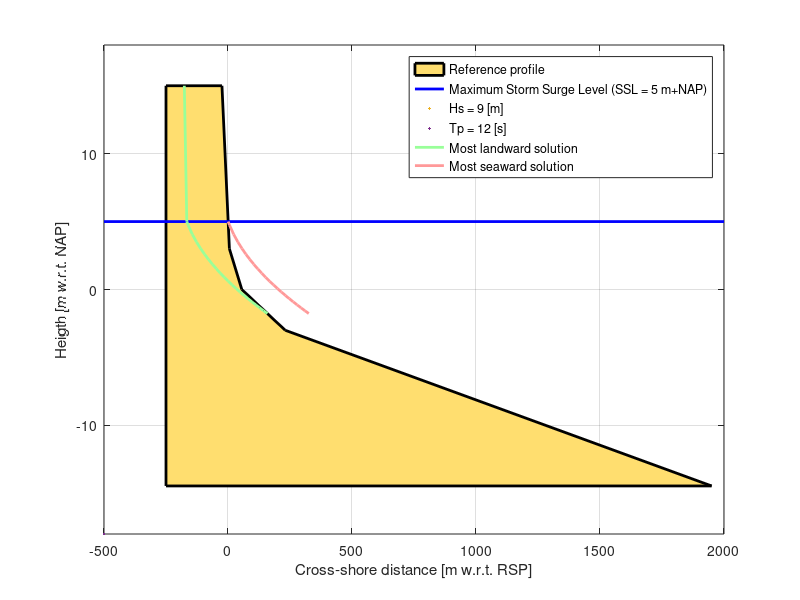

This figure's MATLAB source: (Note: this script raises an error after producing the figure.)
function testresult = getIterationBoundaries_test()
% GETITERATIONBOUNDARIES_TEST  Checks basic functionalities of getIterationBoundaries
%  
% This test checks the most basic functionalities of getIterationBoundaries. It should of course
% provide the correct boundaries, but also important.. It should not crash when there is no solution
% at all and it should provide us possible channel points that can influence the solution.
%
%   See also  getIterationBoundaries getDuneErosion DuneErosionSettings

%% Credentials
%   --------------------------------------------------------------------
%   2009 Deltares
%       Pieter van Geer
%
%       pieter.vangeer@deltares.nl	
%
%       Rotterdamseweg 185
%       2629 HD Delft
%       P.O. 177
%       2600 MH Delft
%
%   --------------------------------------------------------------------
% This test is part of <a href="http://OpenEarth.Deltares.nl">OpenEarthTools</a>.
% OpenEarthTools is an online collaboration to share and manage data and 
% programming tools in an open source, version controlled environment.
% Sign up to recieve regular updates of this function, and to contribute 
% your own tools.

%% Version <http://svnbook.red-bean.com/en/1.5/svn.advanced.props.special.keywords.html>
% Created: 20 Aug 2009
% Created with Matlab version: 7.8.0.347 (R2009a)

% $Id$
% $Date$
% $Author$
% $Revision$
% $HeadURL$
% $Keywords: $

%% $Description (Name = getIterationBoundaries function test)
% This test checks the basic functionalities of getIterationBoundaries. It should provide the
% correct boundaries, but also should not crash whem there is no solution. It involves 6 testcases:
%
% * Reference Profile
% * No points above the water line
% * Limited by lack of information at landward side
% * Limited by lack of information at seaward side
% * Limited by point of contact with the initial profile
% * Possible problems with a channel slope
%
% For more information see the documentation of the testcases individually

%% $RunCode
testresult(1) = SimpleProfile();
testresult(2) = ProfileBelowWl();
testresult(3) = CroppedLandward();
testresult(4) = ChannelSlope();
testresult(5) = CroppedSeaward();
testresult(6) = LWBByPointOfContact();

testresult = all(testresult);

%% $PublishResult
% Look at results of the testcases instead
end

function testresult = SimpleProfile()
%% $Description (Name = Reference profile)
% This is a basic test of the getIterationBoundaries function. Input is the Dutch reference profile.
% Other parameters:
%
% # Hs = 9 (m)
% # Tp = 12 (s)
% # SSL = 5 (m + NAP)
%
% The profile looks as follows:

xInitial = [-250 -24.375 5.625 55.725 230.625 1950]';
zInitial = [15 15 3 0 -3 -14.4625]';
xparab = [0 5.625 22.325 39.025 55.725 71.625 87.525 103.425 119.325 135.225 151.125 167.025 182.925 198.825 214.725 230.625 246.367 262.11 277.852 293.594 309.337 325.079]';
zparab = [5 4.73071 4.05787 3.50034 3.01362 2.59612 2.21232 1.85517 1.51979 1.20262 0.900995 0.61282 0.336445 0.070529 -0.186033 -0.434162 -0.672292 -0.903569 -1.12855 -1.34773 -1.56153 -1.77033]';
Hsig_t = 9;
Tp_t = 12;
WL_t = 5;
w = 0.0246782;
figure('Color','w');
hold on;
box on;
grid on;
xlabel('Cross-shore distance [m w.r.t. RSP]');
ylabel('Heigth [m w.r.t. NAP]');
patch([xInitial;max(xInitial);min(xInitial)],[zInitial;min(zInitial);min(zInitial)],[255 222 111]/255,'DisplayName','Reference profile','LineWidth',2);
tmp = plot(xparab,zparab,'DisplayName','Parabolic profile','Color','r','LineWidth',2);
ylim([min(ylim)-0.1*diff(ylim) max(ylim)+0.1*diff(ylim)]);
plot(xlim,ones(1,2)*WL_t,'Color','b','LineWidth',2,'DisplayName','Maximum Storm Surge Level (SSL = 5 m+NAP)');
plot(min(xlim),min(ylim),'lineStyle','none','DisplayName','Hs = 9 [m]');
plot(min(xlim),min(ylim),'lineStyle','none','DisplayName','Tp = 12 [s]');
legend(gca,'show');
%% Iteration boundaries
% We would expect the two iteration boundaries to be as follows:
% 
% _LandwardBoundary_
% The landward boundary is limited by the fact that the toe of the parabolic profile still needs to 
% cross the initial profile. There is no solution possible more seaward. In this case that means a
% landward boundary of x0 = -166.1438 [m]
%
% _SeawardBoundary_
% The most seaward solution is achieved when the x0 is literally at the crossing between the SSL and
% the initial profile (x0 = 0.625 m)
%
% This is illustrated in the following figure:

delete(tmp);
plot(xparab-166.1438,zparab,'Color',[0.6 1 0.6],'DisplayName','Most landward solution','LineWidth',2);
plot([-176.1438 -166.1438],[15,WL_t],'Color',[0.6 1 0.6],'HandleVisibility','off','LineWidth',2);
plot(xparab+0.625,zparab,'Color',[1 0.6 0.6],'DisplayName','Most seaward solution','LineWidth',2);
legend(gca,'off');
legend(gca,'show');
snapnow
close(gcf);

%% $RunCode
% Write test script here
[x00min, x0min, x0max, x0except, xInitial, zInitial, SeawardBoundaryofInterest, chpoints_new] = getIterationBoundaries(xInitial,zInitial,xparab,zparab,Hsig_t,Tp_t,WL_t,w);

testresult = all([...
    x00min == -240,...
    roundoff(x0min,4) == -166.1438,...
    roundoff(x0max,4) == 0.625,...
    isempty(x0except),...
    SeawardBoundaryofInterest == 1950,...
    isempty(chpoints_new)]);

%% $PublishResult
% The results of this test are visualized in the following figure:
figure('Color','w');
hold on;
box on;
grid on;
xlabel('Cross-shore distance [m w.r.t. RSP]');
ylabel('Heigth [m w.r.t. NAP]');
patch([xInitial;max(xInitial);min(xInitial)],[zInitial;min(zInitial);min(zInitial)],[255 222 111]/255,'DisplayName','Reference profile','LineWidth',2);
plot(xparab,zparab,'DisplayName','Parabolic profile','Color','r','LineWidth',2);
ylim([min(ylim)-0.1*diff(ylim) max(ylim)+0.1*diff(ylim)]);
plot(xlim,ones(1,2)*WL_t,'Color','b','LineWidth',2,'DisplayName','Maximum Storm Surge Level (SSL = 5 m+NAP)');
plot(min(xlim),min(ylim),'lineStyle','none','DisplayName','Hs = 9 [m]');
plot(min(xlim),min(ylim),'lineStyle','none','DisplayName','Tp = 12 [s]');
plot(xparab+x0min,zparab,'Color',[0.6 1 0.6],'DisplayName','Most landward solution','LineWidth',2);
plot([x0min-10 x0min],[15,WL_t],'Color',[0.6 1 0.6],'HandleVisibility','off','LineWidth',2);
plot(xparab+x0max,zparab,'Color',[1 0.6 0.6],'DisplayName','Most seaward solution','LineWidth',2);
vline(x0min,'k:');
vline(x0max,'k:');
legend(gca,'show');
snapnow
close(gcf);

end

function testresult = ProfileBelowWl()
%% $Description (Name = Profile below water level)
% This is a test to check if the function does not crash if the profile is below the SSL.

xInitial = [-250 1.875 5.625 55.725 230.625 1950]';
zInitial = [4.5 4.5 3 0 -3 -14.4625]';
xparab = [0 5.625 22.325 39.025 55.725 71.625 87.525 103.425 119.325 135.225 151.125 167.025 182.925 198.825 214.725 230.625 246.367 262.11 277.852 293.594 309.337 325.079]';
zparab = [5 4.73071 4.05787 3.50034 3.01362 2.59612 2.21232 1.85517 1.51979 1.20262 0.900995 0.61282 0.336445 0.070529 -0.186033 -0.434162 -0.672292 -0.903569 -1.12855 -1.34773 -1.56153 -1.77033]';
Hsig_t = 9;
Tp_t = 12;
WL_t = 5;
w = 0.0246782;
figure('Color','w');
hold on;
box on;
grid on;
xlabel('Cross-shore distance [m w.r.t. RSP]');
ylabel('Heigth [m w.r.t. NAP]');
patch([xInitial;max(xInitial);min(xInitial)],[zInitial;min(zInitial);min(zInitial)],[255 222 111]/255,'DisplayName','Reference profile','LineWidth',2);
ylim([min(ylim)-0.1*diff(ylim) max(ylim)+0.1*diff(ylim)]);
plot(xlim,ones(1,2)*WL_t,'Color','b','LineWidth',2,'DisplayName','Maximum Storm Surge Level (SSL = 5 m+NAP)');
plot(min(xlim),min(ylim),'lineStyle','none','DisplayName','Hs = 9 [m]');
plot(min(xlim),min(ylim),'lineStyle','none','DisplayName','Tp = 12 [s]');
legend(gca,'show');
snapnow;
close(gcf);

%% $RunCode
[x00min, x0min, x0max, x0except, xInitial, zInitial, SeawardBoundaryofInterest, chpoints_new] = getIterationBoundaries(xInitial,zInitial,xparab,zparab,Hsig_t,Tp_t,WL_t,w);

testresult = all([...
    isempty(x00min),...
    isempty(x0min),...
    isempty(x0max),...
    isempty(x0except),...
    isempty(SeawardBoundaryofInterest),...
    isempty(chpoints_new)]);

%% $PublishResult
% Testresult speaks for itself...
disp(testresult)
end

function testresult = CroppedLandward()
%% $Description (Name = Profile cropped landward)
% This testcase has less information at the landward side. This causes the most landward solution to
% be limited, since the dunecrest of the most landward solution cannot be more landward than we have
% information. 
xInitial = [-150 -24.375 5.625 55.725 230.625 1950]';
zInitial = [15 15 3 0 -3 -14.4625]';
xparab = [0 5.625 22.325 39.025 55.725 71.625 87.525 103.425 119.325 135.225 151.125 167.025 182.925 198.825 214.725 230.625 246.367 262.11 277.852 293.594 309.337 325.079]';
zparab = [5 4.73071 4.05787 3.50034 3.01362 2.59612 2.21232 1.85517 1.51979 1.20262 0.900995 0.61282 0.336445 0.070529 -0.186033 -0.434162 -0.672292 -0.903569 -1.12855 -1.34773 -1.56153 -1.77033]';
Hsig_t = 9;
Tp_t = 12;
WL_t = 5;
w = 0.0246782;
figure('Color','w');
hold on;
box on;
grid on;
xlabel('Cross-shore distance [m w.r.t. RSP]');
ylabel('Heigth [m w.r.t. NAP]');
patch([xInitial;max(xInitial);min(xInitial)],[zInitial;min(zInitial);min(zInitial)],[255 222 111]/255,'DisplayName','Reference profile','LineWidth',2);
ylim([min(ylim)-0.1*diff(ylim) max(ylim)+0.1*diff(ylim)]);
plot(xlim,ones(1,2)*WL_t,'Color','b','LineWidth',2,'DisplayName','Maximum Storm Surge Level (SSL = 5 m+NAP)');
plot(min(xlim),min(ylim),'lineStyle','none','DisplayName','Hs = 9 [m]');
plot(min(xlim),min(ylim),'lineStyle','none','DisplayName','Tp = 12 [s]');
legend(gca,'show');
snapnow;
close(gcf);

%% $RunCode
[x00min, x0min, x0max, x0except, xInitial, zInitial, SeawardBoundaryofInterest, chpoints_new] = getIterationBoundaries(xInitial,zInitial,xparab,zparab,Hsig_t,Tp_t,WL_t,w);

testresult = all([...
    x00min == -140,...
    roundoff(x0min,4) == -140,...
    roundoff(x0max,4) == 0.625,...
    isempty(x0except),...
    SeawardBoundaryofInterest == 1950,...
    isempty(chpoints_new)]);

%% $PublishResult
% The test result is visualized in the following figure:

figure('Color','w');
hold on;
box on;
grid on;
xlabel('Cross-shore distance [m w.r.t. RSP]');
ylabel('Heigth [m w.r.t. NAP]');
patch([xInitial;max(xInitial);min(xInitial)],[zInitial;min(zInitial);min(zInitial)],[255 222 111]/255,'DisplayName','Reference profile','LineWidth',2);
ylim([min(ylim)-0.1*diff(ylim) max(ylim)+0.1*diff(ylim)]);
plot(xlim,ones(1,2)*WL_t,'Color','b','LineWidth',2,'DisplayName','Maximum Storm Surge Level (SSL = 5 m+NAP)');
plot(min(xlim),min(ylim),'lineStyle','none','DisplayName','Hs = 9 [m]');
plot(min(xlim),min(ylim),'lineStyle','none','DisplayName','Tp = 12 [s]');
plot(xparab+x0min,zparab,'Color',[0.5 1 0.5],'LineWidth',2,'DisplayName','most landward solution');
plot([x0min-10 x0min],[zInitial(1),WL_t],'Color',[0.5 1 0.5],'LineWidth',2,'HandleVisibility','off');
legend(gca,'show');
snapnow;
close(gcf);
end

function testresult = CroppedSeaward()
%% $Description (Name = SWB limited by profile)
% This time the profile is shortened at the seaward side. The most seaward solution is now dominated
% by the fact that do not have enough information. The profile looks as follows:

xInitial = [-250 -24.375 5.625 55.725 230.625 300]';
zInitial = [15 15 3 0 -3 -3.4625]';
xparab = [0 5.625 22.325 39.025 55.725 71.625 87.525 103.425 119.325 135.225 151.125 167.025 182.925 198.825 214.725 230.625 246.367 262.11 277.852 293.594 309.337 325.079]';
zparab = [5 4.73071 4.05787 3.50034 3.01362 2.59612 2.21232 1.85517 1.51979 1.20262 0.900995 0.61282 0.336445 0.070529 -0.186033 -0.434162 -0.672292 -0.903569 -1.12855 -1.34773 -1.56153 -1.77033]';
Hsig_t = 9;
Tp_t = 12;
WL_t = 5;
w = 0.0246782;
figure('Color','w');
hold on;
box on;
grid on;
xlabel('Cross-shore distance [m w.r.t. RSP]');
ylabel('Heigth [m w.r.t. NAP]');
patch([xInitial;max(xInitial);min(xInitial)],[zInitial;min(zInitial);min(zInitial)],[255 222 111]/255,'DisplayName','Reference profile','LineWidth',2);
ylim([min(ylim)-0.1*diff(ylim) max(ylim)+0.1*diff(ylim)]);
plot(xlim,ones(1,2)*WL_t,'Color','b','LineWidth',2,'DisplayName','Maximum Storm Surge Level (SSL = 5 m+NAP)');
plot(min(xlim),min(ylim),'lineStyle','none','DisplayName','Hs = 9 [m]');
plot(min(xlim),min(ylim),'lineStyle','none','DisplayName','Tp = 12 [s]');
legend(gca,'show');
snapnow;
close(gcf);
%%
% When determining the iteration boundaries the mpst seaward boundary is determined by the toe of
% the profile (plus the 1:12,5 slope towards the initial profile). and becomes x0max = -46.2311 [m].

%% $RunCode
[x00min, x0min, x0max, x0except, xInitial, zInitial, SeawardBoundaryofInterest, chpoints_new] = getIterationBoundaries(xInitial,zInitial,xparab,zparab,Hsig_t,Tp_t,WL_t,w);

testresult = all([...
    x00min == -240,...
    roundoff(x0min,4) == -166.1438,...
    roundoff(x0max,4) == -46.2311,...
    isempty(x0except),...
    SeawardBoundaryofInterest == 300,...
    isempty(chpoints_new)]);

%% $PublishResult
% The determined iteration boundaries are plotted in the following figure:
figure('Color','w');
hold on;
box on;
grid on;
xlabel('Cross-shore distance [m w.r.t. RSP]');
ylabel('Heigth [m w.r.t. NAP]');
patch([xInitial;max(xInitial);min(xInitial)],[zInitial;min(zInitial);min(zInitial)],[255 222 111]/255,'DisplayName','Reference profile','LineWidth',2);
ylim([min(ylim)-0.1*diff(ylim) max(ylim)+0.1*diff(ylim)]);
plot(xlim,ones(1,2)*WL_t,'Color','b','LineWidth',2,'DisplayName','Maximum Storm Surge Level (SSL = 5 m+NAP)');
plot(xparab+x0max,zparab,'Color','r','lineWidth',2);
plot([max(xparab)+x0max max(xInitial)],[min(zparab) zInitial(end)],'Color','r','LineWidth',2);
snapnow;
close(gcf);
end

function testresult = LWBByPointOfContact()
%% $Description (Name = LWB limited by profile info)
% This time the landward boundary is limited by the shape of the profile. The profile looks as
% follows. 

xInitial = [-250 -24.375 0.625 5.625 55.725 75 230.625 351.116 1950]';
zInitial = [15 15 5 3 0 -1 -3 -3.80327 -14.4625]';
xparab = [0 5.625 22.325 39.025 55.725 71.625 87.525 103.425 119.325 135.225 151.125 167.025 182.925 198.825 214.725 230.625 246.367 262.11 277.852 293.594 309.337 325.079]';
zparab = [5 4.73071 4.05787 3.50034 3.01362 2.59612 2.21232 1.85517 1.51979 1.20262 0.900995 0.61282 0.336445 0.070529 -0.186033 -0.434162 -0.672292 -0.903569 -1.12855 -1.34773 -1.56153 -1.77033]';
Hsig_t = 9;
Tp_t = 12;
WL_t = 5;
w = 0.0246782;
figure('Color','w');
hold on;
box on;
grid on;
xlabel('Cross-shore distance [m w.r.t. RSP]');
ylabel('Heigth [m w.r.t. NAP]');
patch([xInitial;max(xInitial);min(xInitial)],[zInitial;min(zInitial);min(zInitial)],[255 222 111]/255,'DisplayName','Reference profile','LineWidth',2);
ylim([min(ylim)-0.1*diff(ylim) max(ylim)+0.1*diff(ylim)]);
plot(xlim,ones(1,2)*WL_t,'Color','b','LineWidth',2,'DisplayName','Maximum Storm Surge Level (SSL = 5 m+NAP)');
plot(xparab,zparab,'DisplayName','Parabolic profile','Color','r','LineWidth',2);
plot(min(xlim),min(ylim),'lineStyle','none','DisplayName','Hs = 9 [m]');
plot(min(xlim),min(ylim),'lineStyle','none','DisplayName','Tp = 12 [s]');
legend(gca,'show');
snapnow;
close(gcf);
%% 
% Since a solution is only possible when we have two crossings between the initial profile and the
% DUROS+ profile (parabolic profile), steep parabolic profiles limit the boundaries due to the fact
% that they have to remain in contact with the initial profile at least at one location. The LWB now
% becomes x0min = -193.8054

%% $RunCode
[x00min, x0min, x0max, x0except, xInitial, zInitial, SeawardBoundaryofInterest, chpoints_new] = getIterationBoundaries(xInitial,zInitial,xparab,zparab,Hsig_t,Tp_t,WL_t,w);

testresult = all([...
    x00min == -240,...
    roundoff(x0min,4) == -193.8054,...
    roundoff(x0max,4) == 0.625,...
    isempty(x0except),...
    SeawardBoundaryofInterest == 1950,...
    isempty(chpoints_new)]);

%% $PublishResult
% The result of this test is visualized below:
figure('Color','w');
hold on;
box on;
grid on;
xlabel('Cross-shore distance [m w.r.t. RSP]');
ylabel('Heigth [m w.r.t. NAP]');
patch([xInitial;max(xInitial);min(xInitial)],[zInitial;min(zInitial);min(zInitial)],[255 222 111]/255,'DisplayName','Reference profile','LineWidth',2);
ylim([min(ylim)-0.1*diff(ylim) max(ylim)+0.1*diff(ylim)]);
plot(xlim,ones(1,2)*WL_t,'Color','b','LineWidth',2,'DisplayName','Maximum Storm Surge Level (SSL = 5 m+NAP)');
plot(xparab+x0min,zparab,'DisplayName','Parabolic profile','Color','r','LineWidth',2);
legend(gca,'show');
snapnow;
close(gcf);
end

function testresult = ChannelSlope()
%% $Description (Name = Channel slope)
% SomeTimes a channel (defined by having a slope steeper than 1:12,5) can cause no solution.
% getIterationBoundaries should provide the poinst where this could be the case...

xInitial = [-250 -24.375 5.625 55.725 290 300 400]';
zInitial = [15 15 3 0 -3 -14.4625 -14.4625]';
xparab = [0 5.625 22.325 39.025 55.725 71.625 87.525 103.425 119.325 135.225 151.125 167.025 182.925 198.825 214.725 230.625 246.367 262.11 277.852 293.594 309.337 325.079]';
zparab = [5 4.73071 4.05787 3.50034 3.01362 2.59612 2.21232 1.85517 1.51979 1.20262 0.900995 0.61282 0.336445 0.070529 -0.186033 -0.434162 -0.672292 -0.903569 -1.12855 -1.34773 -1.56153 -1.77033]';
Hsig_t = 9;
Tp_t = 12;
WL_t = 5;
w = 0.0246782;
figure('Color','w');
hold on;
box on;
grid on;
xlabel('Cross-shore distance [m w.r.t. RSP]');
ylabel('Heigth [m w.r.t. NAP]');
patch([xInitial;max(xInitial);min(xInitial)],[zInitial;min(zInitial);min(zInitial)],[255 222 111]/255,'DisplayName','Reference profile','LineWidth',2);
ylim([min(ylim)-0.1*diff(ylim) max(ylim)+0.1*diff(ylim)]);
plot(xlim,ones(1,2)*WL_t,'Color','b','LineWidth',2,'DisplayName','Maximum Storm Surge Level (SSL = 5 m+NAP)');
plot(min(xlim),min(ylim),'lineStyle','none','DisplayName','Hs = 9 [m]');
plot(min(xlim),min(ylim),'lineStyle','none','DisplayName','Tp = 12 [s]');
legend(gca,'show');
snapnow;
close(gcf);

%% $RunCode
[x00min, x0min, x0max, x0except, xInitial, zInitial, SeawardBoundaryofInterest, chpoints_new] = getIterationBoundaries(xInitial,zInitial,xparab,zparab,Hsig_t,Tp_t,WL_t,w);

testresult = all([...
    x00min == -240,...
    roundoff(x0min,4) == -147.4162,...
    roundoff(x0max,4) == -50.4499,...
    isempty(x0except),...
    SeawardBoundaryofInterest == 400,...
    roundoff(chpoints_new,4) == [-50.4499 290 -3]]);

%% $PublishResult
% getIterationBoundaries found the following channel points:
figure('Color','w');
hold on;
box on;
grid on;
xlabel('Cross-shore distance [m w.r.t. RSP]');
ylabel('Heigth [m w.r.t. NAP]');
patch([xInitial;max(xInitial);min(xInitial)],[zInitial;min(zInitial);min(zInitial)],[255 222 111]/255,'DisplayName','Reference profile','LineWidth',2);
ylim([min(ylim)-0.1*diff(ylim) max(ylim)+0.1*diff(ylim)]);
plot(xlim,ones(1,2)*WL_t,'Color','b','LineWidth',2,'DisplayName','Maximum Storm Surge Level (SSL = 5 m+NAP)');
plot(min(xlim),min(ylim),'lineStyle','none','DisplayName','Hs = 9 [m]');
plot(min(xlim),min(ylim),'lineStyle','none','DisplayName','Tp = 12 [s]');
plot(chpoints_new(:,2),chpoints_new(:,3),'LineStyle','none','Marker','o','Color','r','DisplayName','Channel points');
legend(gca,'show');
snapnow;

end
